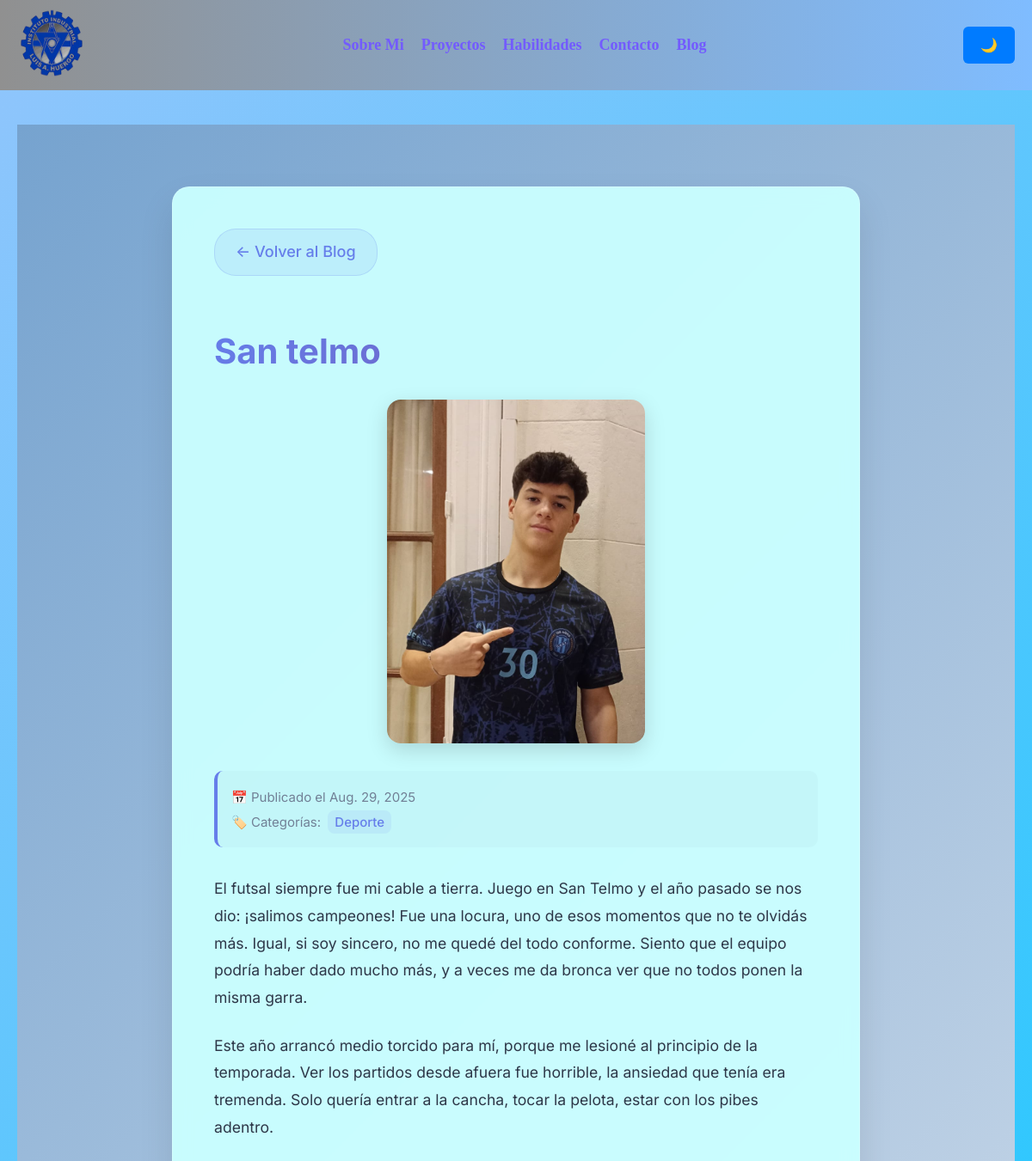
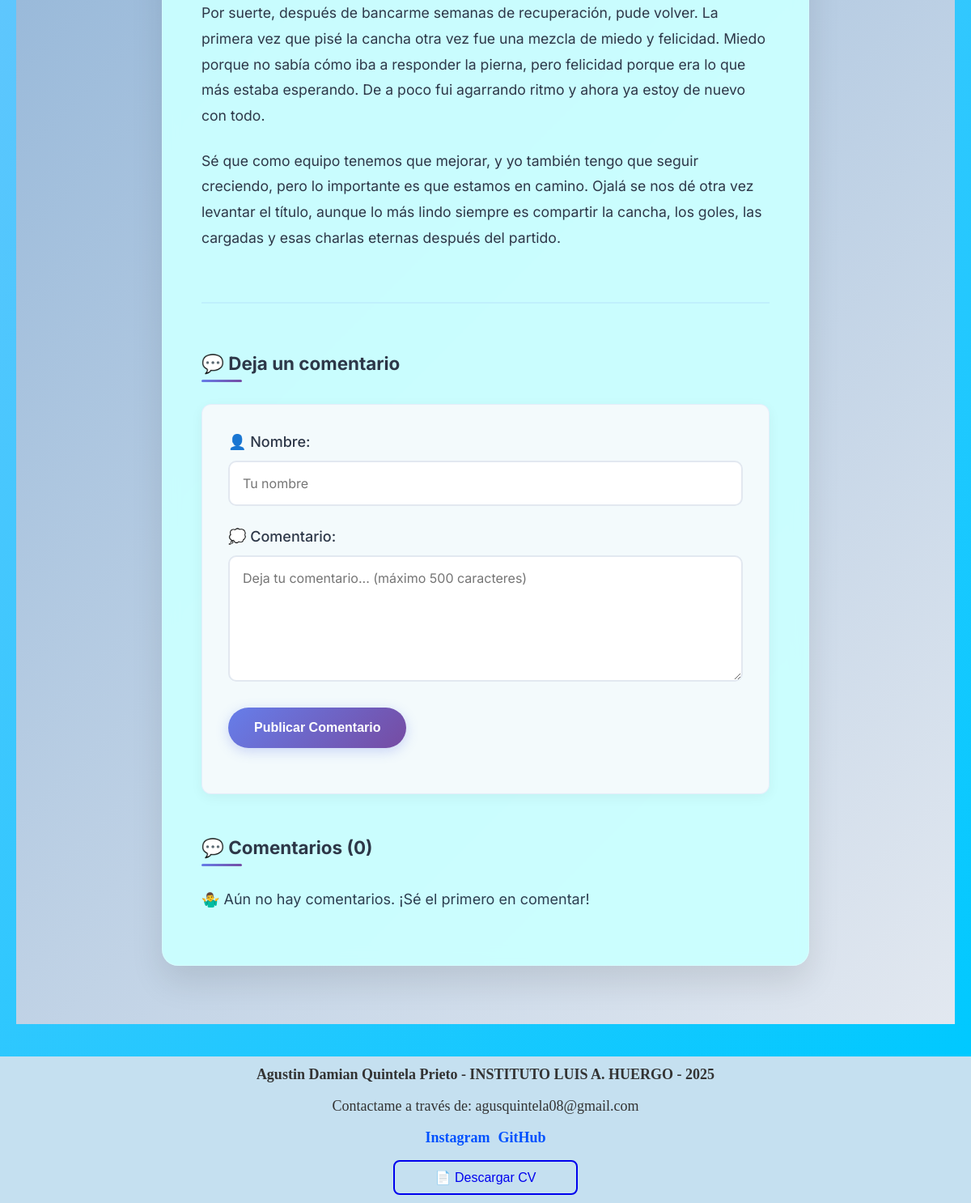
The page /blog/6/ on the database its author committed (2 pictures, top to bottom).
### blog/models.py (models this page shows, shortened)
class Post(models.Model):
    title = models.CharField(max_length=255)
    body = models.TextField()
    created_on = models.DateTimeField(auto_now_add=True)
    last_modified = models.DateTimeField(auto_now=True)
    categories = models.ManyToManyField("Category", related_name="posts")
    portada = models.ImageField(upload_to="portadas/", blank=True, null=True)

class Category(models.Model):
    name = models.CharField(max_length=30)
    class Meta:
        verbose_name_plural = "categories"

### blog/views.py (the view)
# urls.py: path("<int:pk>/", views.blog_detail, name="detail"),
def blog_detail(request, pk):
    post = get_object_or_404(Post, pk=pk)
    comments = Comment.objects.filter(post=post).order_by("-created_on")
    if request.method == "POST":
        form = CommentForm(request.POST)
        if form.is_valid():
            Comment.objects.create(
                author=form.cleaned_data["author"],
                body=form.cleaned_data["body"],
                post=post,
            )
            return redirect("blog:detail", pk=post.pk)
    else:
        form = CommentForm()
    return render(request, "blog/detail.html", {
        "post": post,
        "comments": comments,
        "form": form,
    })

### blog/forms.py
class CommentForm(forms.Form):
    author = forms.CharField(
        max_length=60,
        widget=forms.TextInput(
            attrs={"class": "form-control", "placeholder": "Tu nombre"}
        ),
    )
    body = forms.CharField(
        max_length=500,  # Límite de 500 caracteres
        widget=forms.Textarea(
            attrs={
                "class": "form-control",
                "placeholder": "Deja tu comentario... (máximo 500 caracteres)",
                "maxlength": "500",  # Límite en el HTML también
                "rows": "6"
            }
        )
    )

### blog/templates/blog/detail.html (shortened to what this page needs)
{% extends "base.html" %}
{% load static %}
{% block content %}
<div class="blog-container">
    <div class="container">
        <div class="blog-post">
            <a href="{% url 'blog:index' %}" class="back-link">← Volver al Blog</a>
            <h1 class="post-title">{{ post.title }}</h1>
        {% if post.portada %}
        <div class="post-portada">
            <img src="{{ post.portada.url }}" alt="Portada de {{ post.title }}">
        </div>
        {% endif %}
            <div class="post-meta">
                <small>
                    📅 Publicado el {{ post.created_on.date }}
                    {% if post.categories.all %}
                        <br>🏷️ Categorías:
                        {% for category in post.categories.all %}
                            <a href="{% url 'blog:category' category.name %}">
                                {{ category.name }}
                            </a>
                        {% endfor %}
                    {% endif %}
                </small>
            </div>
            <div class="post-body">
                {{ post.body | linebreaks }}
            </div>
            <div class="comments-section">
                <h3>💬 Deja un comentario</h3>
                <form method="post" class="comment-form">
                    <div class="form-group">
                        <label for="id_author">👤 Nombre:</label>
                        {{ form.author }}
                    </div>
                    <div class="form-group">
                        <label for="id_body">💭 Comentario:</label>
                        {{ form.body }}
                    </div>
                    <div class="form-group">
                        <button type="submit" class="btn btn-primary">Publicar Comentario</button>
                    </div>
                </form>
                <h3>💬 Comentarios ({{ comments.count }})</h3>
                <div class="comments-list">
                    {% for comment in comments %}
                    <div class="comment">
                        <p><strong>👤 {{ comment.author }}</strong> • {{ comment.created_on.date }}</p>
                        <p>{{ comment.body | linebreaks }}</p>
                    </div>
                    {% empty %}
                    <div class="no-comments">
                        <p>🤷‍♂️ Aún no hay comentarios. ¡Sé el primero en comentar!</p>
                    </div>
                    {% endfor %}
                </div>
            </div>
        </div>
    </div>
</div>
{% endblock %}

### rows shown on the page
Post: title "San telmo", portada (picture), created_on "Aug. 29, 2025", body "El futsal siempre fue mi cable a tierra. Juego en San Telmo y el año pasado se nos dio: ¡salimos campeones! Fue una locura, uno de esos momentos que no te olvidás más. Igual, si soy sincero, no me quedé del todo conforme. Siento que el equipo podría haber dado mucho más, y a veces me da bronca ver que no todos ponen la misma garra. Este año arrancó medio torcido para mí, porque me lesioné al principio de la temporada. Ver los partidos desde afuera fue horrible, la ansiedad que tenía era tremenda. Solo quería entrar a la cancha, tocar la pelota, estar con los pibes adentro. Por suerte, después de bancarme semanas de recuperación, pude volver. La primera vez que pisé la cancha otra vez fue…"
Category: name "Deporte"

### other values the page prints
{{ comments.count }} "0"
